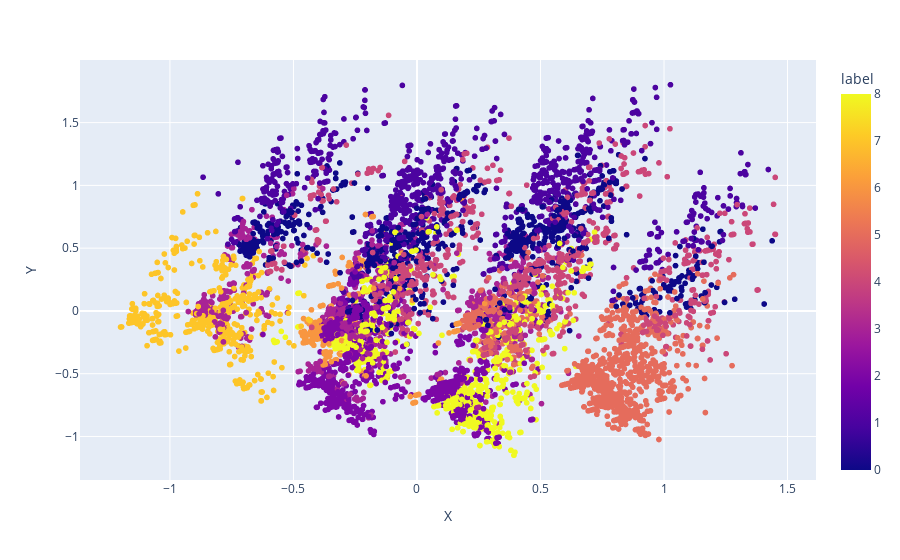

Here is the notebook cell this chart was saved with:
### Code cell
import plotly.express as px 
fig = px.scatter(df, x="X", y="Y",color="label", hover_data=["anime"]) 
fig.show()

### Figure 1 — Plotly figure (JSON) as saved in the notebook; plotly's stock layout.template omitted (floating-point values rounded to 4 significant figures; data arrays with more than 128 entries replaced by an {"elided": "..."} marker saying what was removed)
{"data": [{"customdata": {"elided": "12064x1 str values"}, "hovertemplate": "X=%{x}<br>Y=%{y}<br>anime=%{customdata[0]}<br>label=%{marker.color}<extra></extra>", "legendgroup": "", "marker": {"color": {"elided": "12064 int values"}, "coloraxis": "coloraxis", "symbol": "circle"}, "mode": "markers", "name": "", "showlegend": false, "type": "scattergl", "x": {"elided": "12064 float values"}, "xaxis": "x", "y": {"elided": "12064 float values"}, "yaxis": "y"}], "layout": {"autosize": true, "coloraxis": {"colorbar": {"title": {"text": "label"}}, "colorscale": [[0, "#0d0887"], [0.1111, "#46039f"], [0.2222, "#7201a8"], [0.3333, "#9c179e"], [0.4444, "#bd3786"], [0.5556, "#d8576b"], [0.6667, "#ed7953"], [0.7778, "#fb9f3a"], [0.8889, "#fdca26"], [1, "#f0f921"]]}, "legend": {"tracegroupgap": 0}, "margin": {"t": 60}, "xaxis": {"anchor": "y", "autorange": true, "domain": [0, 1], "range": [-1.365, 1.616], "title": {"text": "X"}, "type": "linear"}, "yaxis": {"anchor": "x", "autorange": true, "domain": [0, 1], "range": [-1.378, 2.03], "title": {"text": "Y"}, "type": "linear"}}}
